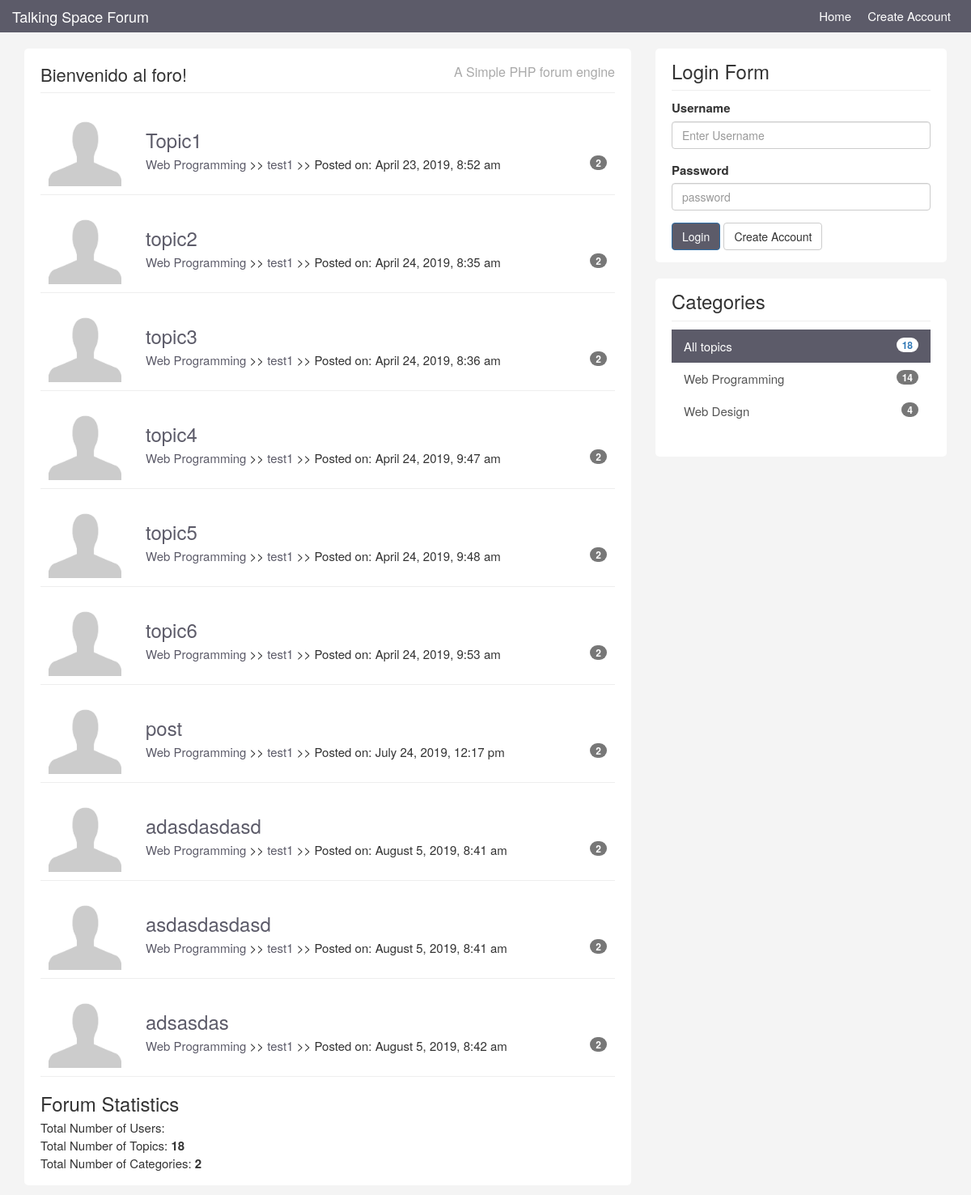
/topics.php?user=4, run on the app's committed database.
### tables this page shows
CREATE TABLE `topics` (
  `id` int(11) NOT NULL AUTO_INCREMENT,
  `category_id` int(11) NOT NULL,
  `user_id` int(11) NOT NULL,
  `title` varchar(200) NOT NULL,
  `body` text NOT NULL,
  `last_activity` datetime NOT NULL,
  `create_date` timestamp NOT NULL DEFAULT CURRENT_TIMESTAMP,
  PRIMARY KEY (`id`)
);

CREATE TABLE `users` (
  `id` int(11) NOT NULL AUTO_INCREMENT,
  `name` varchar(100) NOT NULL,
  `email` varchar(100) NOT NULL,
  `avatar` varchar(100) NOT NULL,
  `username` varchar(20) NOT NULL,
  `password` varchar(64) NOT NULL,
  `about` text NOT NULL,
  `last_activity` datetime NOT NULL,
  `join_date` timestamp NOT NULL DEFAULT CURRENT_TIMESTAMP,
  PRIMARY KEY (`id`)
);

CREATE TABLE `categories` (
  `id` int(11) NOT NULL AUTO_INCREMENT,
  `name` varchar(255) NOT NULL,
  `description` text NOT NULL,
  PRIMARY KEY (`id`)
);

### htdocs/libraries/Template.php (called while the page is built, shortened)
<?php
class Template {
    protected $template;
    public function __construct($template){
        $this->template = $template;
    }
    public function __toString(){
        include basename($this->template);
        return ob_get_clean();
    }
}

### htdocs/libraries/Database.php (called while the page is built, shortened)
<?php
class Database{
    private $host = DB_HOST;
    private $user = DB_USER;
    private $pass = DB_PASS;
    private $dbname = DB_NAME;
    private $dbh;
    private $stmt;
    public function __construct(){
        $dsn = 'mysql:host=' . $this->host . ';dbname=' . $this->dbname;
        $options = array(
            PDO::ATTR_PERSISTENT => true,
            PDO::ATTR_ERRMODE => PDO::ERRMODE_EXCEPTION
        );
        try {
            $this->dbh = new PDO($dsn, $this->user, $this->pass, $options);
        }catch (PDOException $e) {
            $this->error = $e->getMessage();
        }
    }
    public function query($query){
        $this->stmt = $this->dbh->prepare($query);
    }
    public function bind($param, $value, $type = null){
        if (is_null($type)) {
            switch (true) {
                default:
                    $type = PDO::PARAM_STR;
            }
        }
        $this->stmt->bindValue($param, $value, $type);
    }
    public function execute(){
        return $this->stmt->execute();
    }
    public function resultset(){
        $this->execute();
        return $this->stmt->fetchAll(PDO::FETCH_ASSOC);
    }
    public function rowCount(){
        return $this->stmt->rowCount();
    }
}
?>

### htdocs/libraries/Topic.php (called while the page is built, shortened)
<?php
class Topic {
    private $db;
    public function __construct(){
        $this->db = new Database;
    }
    public function getTotalTopics(){
        $this->db->query('select * from topics');
        return $this->db->rowCount();
    }
    public function getTotalCategories(){
        $this->db->query('select * from categories');
        $rows = $this->db->resultset();
        return $this->db->rowCount();
    }
    public function getByUser($user_id){
        $this->db->query("select topics.*, categories.*, users.username,users.avatar from topics
                    inner join categories on topics.category_id=categories.id
                    inner join users on topics.user_id=users.id
                    where topics.user_id = :user_id");
        $this->db->bind(':user_id',$user_id);
        $results=$this->db->resultset();
        return $results;
    }
}

### htdocs/helpers/format_helper.php (called while the page is built)
<?php
function urlFormat($str){
    $str = preg_replace('/\s*/','', $str);
    $str = strtolower($str);
    $str = urlencode ($str);
    return $str;
}
function formatDate($date) {
    $date = date("F j, Y, g:i a",strtotime($date));
    return $date;
}
function is_active($category){
    if(isset($_GET['category'])){
        if($_GET['category'] == $category){
            return 'active';
        } else {
            return '';
        }
    } else {
        if($category == null){
        return 'active';
        }
    }
}
?>

### htdocs/helpers/db_helper.php (called while the page is built, shortened)
<?php
    function replyCount($topic_id){
        $db = new Database;
        $db->query('select * from replies where topic_id = :topic_id');
        $db->bind(':topic_id',$topic_id);
        $rows = $db->resultset();
        return $db->rowCount();
    }
    function getCategories(){
        $db=new Database;
        $db->query('select * from categories');
        $results = $db->resultset();
        return $results;
    }
    function postCountByCategory($category_id){
        $db = new Database;
        $db->query('select * from topics where category_id = :category_id');
        $db->bind(':category_id',$category_id);
        $result = $db->resultset();
        $category_count = $db->rowCount();
        return $category_count;
    }
    function totalPostCount(){
        $db = new Database;
        $db->query('select * from topics where 1');
        $result = $db->resultset();
        $count = $db->rowCount();
        return $count;
    }
?>

### htdocs/helpers/system_helper.php (called while the page is built, shortened)
<?php
function isLoggedIn(){
    if(isset($_SESSION['is_logged_in'])){
        return true;
    } else {
        return false;
    }
}
?>

### htdocs/templates/frontpage.php (the view)
<?php include('includes/header.php'); ?>
<?php if($topics) : ?>
    <ul id="topics">
        <?php foreach ($topics as $topic) : ?>
            <li class="topic">
            <div class="row">
            <div class="col-md-2">
                <img class="avatar pull-left" src="images/avatars/<?php echo $topic['avatar']; ?>">
            </div>
            <div class="col-md-10">
                <div class="topic-content pull-right">
                    <h3><a href="topic.php?id=<?php echo $topic['id']; ?>"><?php echo $topic['title']; ?></a></h3>
                    <div class="topic-info">
                        <a href="topics.php?category=<?php echo urlFormat($topic['category_id']); ?>"><?php echo $topic['name']; ?></a> >>
                        <a href="topics.php?user=<?php echo urlFormat($topic['user_id']); ?>"><?php echo $topic['username']; ?></a> >>
                        Posted on: <?php echo formatDate($topic['create_date']); ?>
                    <span class="badge pull-right"><?php echo replyCount($topic['id']); ?></span>
                    </div>
                </div>
            </div>
            </div>
            </li>
    <?php endforeach; ?>
    </ul>
<?php else : ?>
    <p>No Topics to Display.</p>
<?php endif; ?>
<h3>Forum Statistics</h3>
<ul>
    <li>Total Number of Users: <strong><?php echo $totalUsers; ?></strong></li>
    <li>Total Number of Topics: <strong><?php echo $totalTopics; ?></strong></li>
    <li>Total Number of Categories: <strong><?php echo $totalCategories; ?></strong></li>
</ul>
<?php include('includes/footer.php'); ?>

### htdocs/templates/includes/footer.php
                    </div>
                </div>
            </div>
            <div class="col-md-4">
                <div class="sidebar">
                    <div class="block">
                        <h3>Login Form</h3>
                        <?php if(isLoggedIn()) : ?>
                            <div class="userdata">
                                Logged in as <?php echo getUser()['name']; ?>
                            </div>
                            <br />
                            <form role="form" method="post" action="logout.php">
                                <input type="submit" name="do_logout" class="btn btn-default" value="Log Out" />
                            </form>
                        <?php else : ?>
                            <form role="form" method="post" action="login.php">
                                <div class="form-group">
                                    <label>Username</label>
                                    <input name="username" type="text" class="form-control" placeholder="Enter Username" />
                                </div>
                                <div class="form-group">
                                    <label>Password</label>
                                    <input name="password" type="password" class="form-control" placeholder="password" />
                                </div>
                                <button name="do_login" type="submit" class="btn btn-primary">Login</button> <a class="btn btn-default" href="register.html">Create Account</a>
                            </form>
                        <?php endif; ?>
                    </div>
                    <div class="block">
                        <h3>Categories</h3>
                        <div class="list-group">
                            <a href="topics.php" class="list-group-item <?php echo is_active(null); ?>">All topics <span class="badge pull-right"><?php echo totalPostCount() ;?></span></a>
                            <?php foreach(getCategories() as $category) : ?>
                                <a href="topics.php?category=<?php echo $category['id']; ?>" class="list-group-item <?php echo is_active($category['id']); ?>">
                                    <?php echo $category['name']; ?>
                                    <span class="badge pull-right">
                                        <?php echo postCountByCategory($category['id']) ;?>
                                    </span>
                            </a>
                            <?php endforeach; ?>
                        </div>
                    </div>
                </div>
            </div>
        </div>
    </div>
  </body>
</html>

### htdocs/templates/css/custom.css (style rules this page uses)
body { padding-top:60px; background: #f4f4f4; font-size: 15px; }
a { color:#5c5b69; }
ul { padding: 0; margin:0; list-style: none; }
h3 { margin-bottom: 5px; }
.block { background: #fff; border-radius: 5px; padding: 15px 20px; margin-bottom:20px; }
.sidebar .block h3 { margin: 0 0 10px 0; padding-bottom: 10px; border-bottom: #eee solid 1px; }
.topic { border-bottom: #eee solid 1px; margin-bottom: 10px; padding:10px; }
.topic-content { width:100%; }
img.avatar { width: 100%; }
a.list-group-item.active, a.list-group-item.active:hover, a.list-group-item.active:focus { background: #5c5b69; border-radius: 0; }
.list-group-item { border:0; }
.btn-primary { background:#5c5b69; }

### data on the page
topics: user.avatar (placeholder picture), title "Topic1", category.name "Web Programming", user.username "test1", create_date "April 23, 2019, 8:52 am", id "2"
topics: user.avatar (placeholder picture), title "topic2", category.name "Web Programming", user.username "test1", create_date "April 24, 2019, 8:35 am", id "2"
topics: user.avatar (placeholder picture), title "topic3", category.name "Web Programming", user.username "test1", create_date "April 24, 2019, 8:36 am", id "2"
topics: user.avatar (placeholder picture), title "topic4", category.name "Web Programming", user.username "test1", create_date "April 24, 2019, 9:47 am", id "2"
topics: user.avatar (placeholder picture), title "topic5", category.name "Web Programming", user.username "test1", create_date "April 24, 2019, 9:48 am", id "2"
topics: user.avatar (placeholder picture), title "topic6", category.name "Web Programming", user.username "test1", create_date "April 24, 2019, 9:53 am", id "2"
topics: user.avatar (placeholder picture), title "post", category.name "Web Programming", user.username "test1", create_date "July 24, 2019, 12:17 pm", id "2"
topics: user.avatar (placeholder picture), title "adasdasdasd", category.name "Web Programming", user.username "test1", create_date "August 5, 2019, 8:41 am", id "2"
topics: user.avatar (placeholder picture), title "asdasdasdasd", category.name "Web Programming", user.username "test1", create_date "August 5, 2019, 8:41 am", id "2"
topics: user.avatar (placeholder picture), title "adsasdas", category.name "Web Programming", user.username "test1", create_date "August 5, 2019, 8:42 am", id "2"
categories: name "Web Programming", id "14"
categories: name "Web Design", id "4"

### other printed values
$title "Bienvenido al foro!"
$totalTopics "18"
$totalCategories "2"
totalPostCount() "18"
